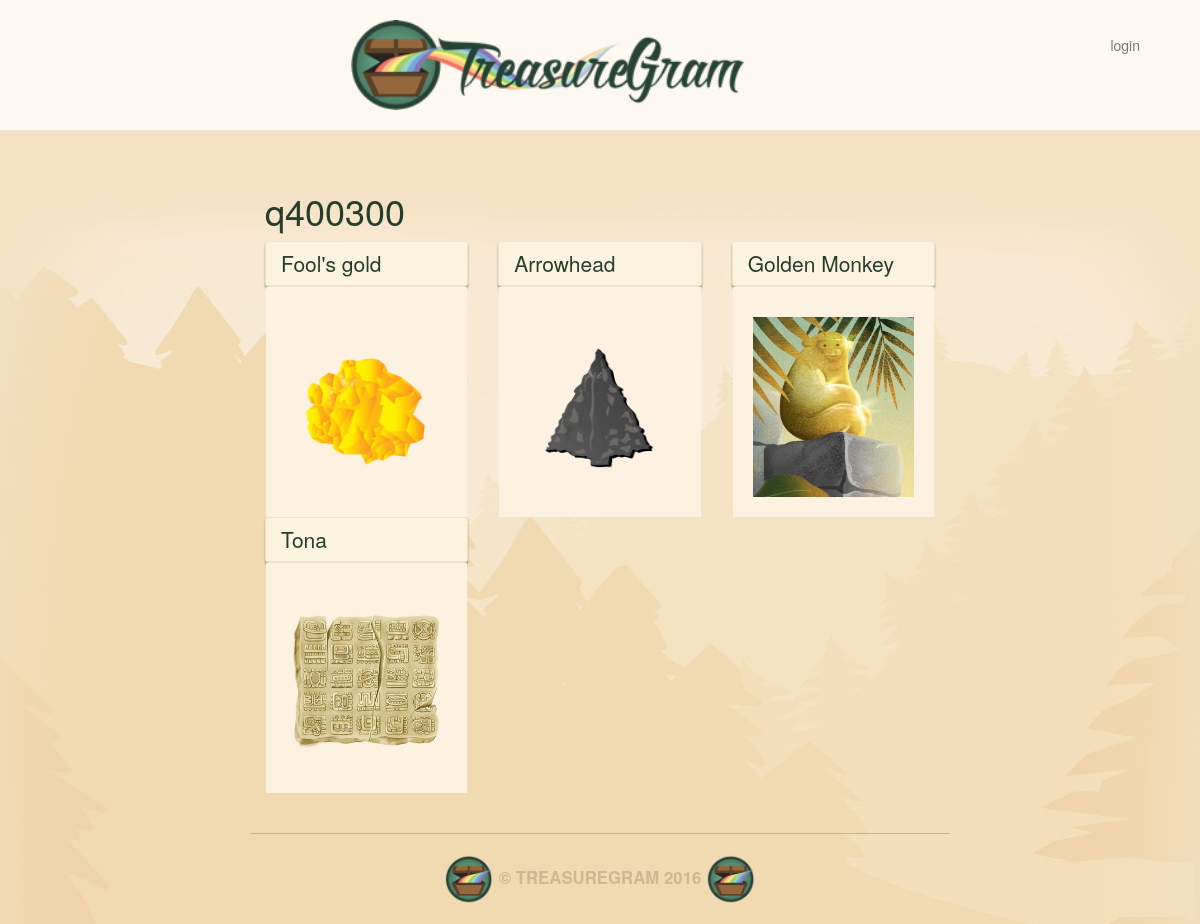
Screenshot of /user/q400300/ with the database file from the repository.
### main_app/models.py (models this page shows, shortened)
class Treasure(models.Model):
    user = models.ForeignKey(User)
    name = models.CharField(max_length=100)
    value = models.DecimalField(max_digits=10, decimal_places=2)
    material = models.CharField(max_length=100)
    location = models.CharField(max_length=100)
    image = models.ImageField(upload_to='treasure_images', default='media/default.png')
    likes = models.IntegerField(default=0)

### main_app/views.py (the view)
# urls.py: url(r'^user/(\w+)/$', views.profile, name='profile'),
def profile(request, username):
    user = User.objects.get(username=username)
    treasures = Treasure.objects.filter(user=user)
    return render(request, 'profile.html', {'username': username, 'treasures': treasures})

### main_app/templates/profile.html
{% extends 'base.html' %}
{% load staticfiles %}
{% block content %}
    <h1>{{ username }}</h1>
    <div class="row">
        {% for treasure in treasures %}
            <div class="col-md-4">
                 <a href="/{{ treasure.id }}/">
                       <div class="treasure panel panel-default">
                           <div class="panel-heading">
                        <h2 class="panel-title">{{ treasure.name }}</h2>
            </div>
          <div class="treasure-photo">
           <img src="{{ treasure.image }}" height="100">
      </div>
                                </div>
                            </a>
                        </div>
            {% if forloop.counter|divisibleby:"3" %}
                 </div><div class="row">
            {% endif %}
        {% endfor %}
    </div>
{% endblock %}

### main_app/static/css/style.css (style rules this page uses)
body { background: #f3e1c5 url(images/brand-bg.jpg) no-repeat center top; color: #263d2c; }
.panel { background: #fff6e8; border-color: #ece4cf; box-shadow: 0 2px 2px #a58d65; }
.panel-default .panel-heading { background: #fbf3dd; border-color: #ece4cf; }
.panel-title { font-size: 1.5em; color: #263d2c; }
.treasure { margin-bottom: 20px; }
.treasure:last-child { margin-bottom: 0; }
.treasure-photo { background: #fdf2e1; float: left; margin-right: 5%; margin-top: 1px; padding: 20px; position: relative; text-align: center; width: 100%; }
.treasure-photo img { height: 180px; width: 200px; margin-top: 10px; max-width: 100%; }

### rows the page displays
Treasure: name "Fool's gold", image (picture)
Treasure: name "Arrowhead", image (picture)
Treasure: name "Golden Monkey", image (picture)
Treasure: name "Tona", image (picture)

### other values shown
{{ username }} "q400300"
